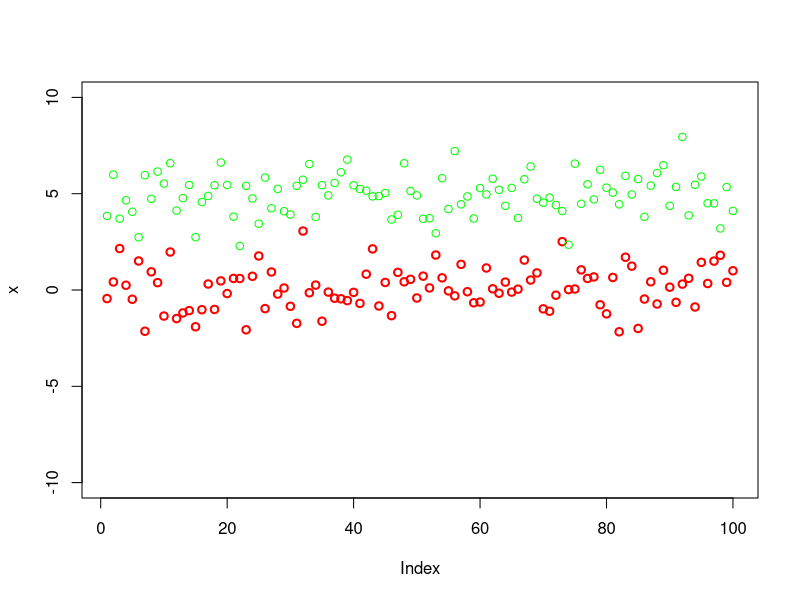

Source code (R):
# Exercício 1

pdf("grafico.pdf")
x <- rnorm(100)
y <- rnorm(100, 5, 1)
plot(x, lty = 2, lwd = 2, col = "red", ylim = c(-10, 10))
points(y, lty = 3, col = "green")
dev.off()


df <- data.frame(
    nome = c("Luan", "Roger", "João", "Maria", "José"),
    idade = c(20, 30, 40, 50, 60)
)
print(df)

write.table(df, "idades.txt")
write.table(df, "idades2.txt", row.names = FALSE, sep = "/")
write.table(df, "idades3.txt", quote = FALSE, row.names = FALSE, sep = "-")
